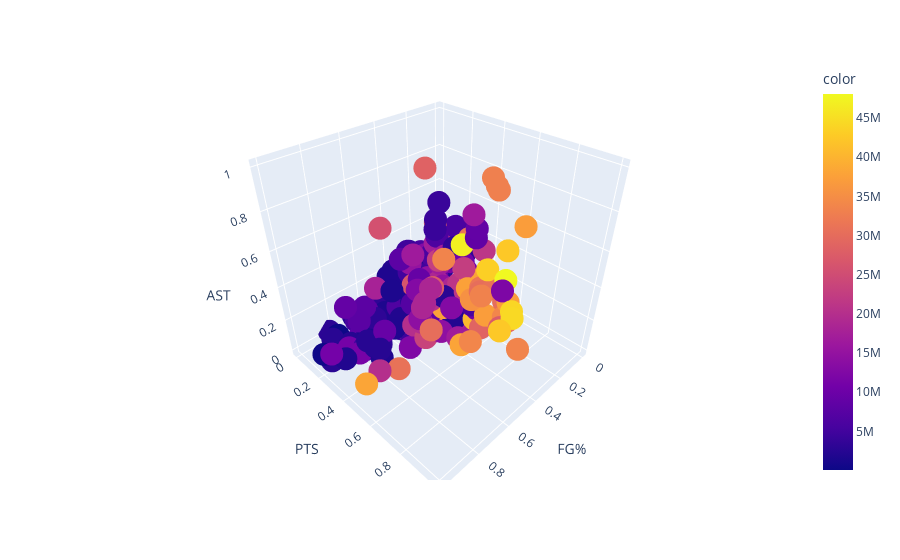

The code cell stored with this chart in its notebook:
### Markdown cell above
Oh boy! This is confusing. Let's try to make sense of this by modeling it in a graph. We want to use variables from the table that will best isolate underperforming and overpaid players from underpaid and well-performing players. While we could use all of the variables, we want to use the ones that will give us the best results. Building a model takes time and we had to try many different combinations, but the ones that gave us the best results were Field Goal percentages, total points, and total assists.

### Code cell
clust_data_NBA = y[["FG%", "PTS", "AST"]]
kmeans_obj_NBA = KMeans(n_clusters=3, random_state=1).fit(clust_data_NBA)
fig = px.scatter_3d(y, x= "FG%", y= "PTS", z="AST", color=salary_array, hover_data = [player_array],
                    title="")
fig.show()

### Figure 1 — Plotly figure (JSON) as saved in the notebook; plotly's stock layout.template omitted (floating-point values rounded to 4 significant figures; data arrays with more than 128 entries replaced by an {"elided": "..."} marker saying what was removed)
{"data": [{"customdata": {"elided": "466x1 str values"}, "hovertemplate": "FG%=%{x}<br>PTS=%{y}<br>AST=%{z}<br>hover_data_0=%{customdata[0]}<br>color=%{marker.color}<extra></extra>", "legendgroup": "", "marker": {"color": {"elided": "466 int values"}, "coloraxis": "coloraxis", "symbol": "circle"}, "mode": "markers", "name": "", "scene": "scene", "showlegend": false, "type": "scatter3d", "x": {"elided": "466 float values"}, "y": {"elided": "466 float values"}, "z": {"elided": "466 float values"}}], "layout": {"coloraxis": {"colorbar": {"title": {"text": "color"}}, "colorscale": [[0, "#0d0887"], [0.1111, "#46039f"], [0.2222, "#7201a8"], [0.3333, "#9c179e"], [0.4444, "#bd3786"], [0.5556, "#d8576b"], [0.6667, "#ed7953"], [0.7778, "#fb9f3a"], [0.8889, "#fdca26"], [1, "#f0f921"]]}, "legend": {"tracegroupgap": 0}, "margin": {"t": 60}, "scene": {"domain": {"x": [0, 1], "y": [0, 1]}, "xaxis": {"title": {"text": "FG%"}}, "yaxis": {"title": {"text": "PTS"}}, "zaxis": {"title": {"text": "AST"}}}}}
